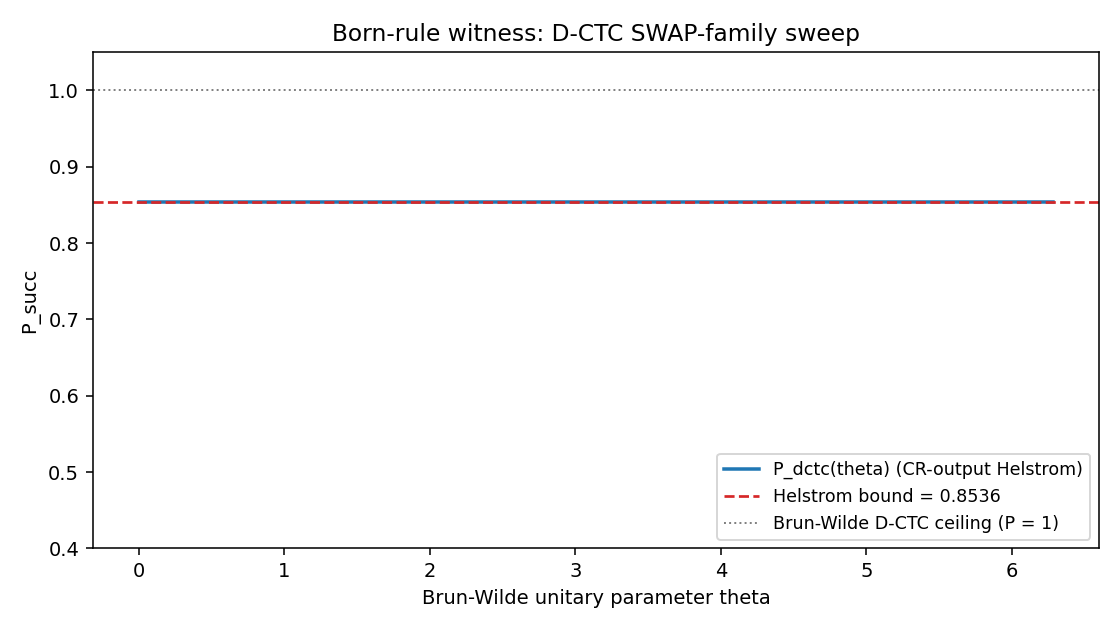

Here is the Python script that generated this plot:
"""Demo: Born-rule witness for Deutsch-CTC fixed-point measurement.

Sweeps a parameterised joint CR (x) CTC unitary family, finds the D-CTC
fixed point for two equiprior non-orthogonal pure states |0> and |+>,
and asks whether the resulting CR-output Helstrom distinguishability
exceeds the input Helstrom bound.

Run:
    python examples/foundations/born_rule_dctc_demo.py
"""

from __future__ import annotations

import math
from pathlib import Path

import numpy as np

from systrophe.foundations.born_rule_dctc import (
    born_rule_witness,
    brun_wilde_unitary,
    cnot_then_hadamard_unitary,
    dctc_output_state,
    hadamard_swap_unitary,
    helstrom_bound_density,
    helstrom_bound_pure,
    mobius_smoke_test,
)


def main() -> None:
    psi_0 = np.array([1.0, 0.0], dtype=complex)
    psi_1 = np.array([1.0, 1.0], dtype=complex) / math.sqrt(2.0)

    P_hel = helstrom_bound_pure(psi_0, psi_1)
    print("Two-state discrimination of |0> vs |+>")
    print(f"  Helstrom bound P_succ = {P_hel:.6f}")
    print()

    print("Sweep parametric Brun-Wilde-like unitary family + fixed candidates:")
    w = born_rule_witness(psi_0=psi_0, psi_1=psi_1)
    print(f"  max P_dctc(input -> CR output) = {w.P_dctc_max:.6f}")
    print(f"  achieved by                    {w.best_unitary}")
    print(f"  margin (P_dctc - P_helstrom)   = {w.margin:+.6f}")
    print(f"  Born violated?                 {w.born_violated}")
    print()
    print("Interpretation: Brun-Wilde proves SOME D-CTC unitary "
          "(typically higher CTC dim,")
    print("cyclic-power construction) violates Born. The simple 2-dim "
          "family swept here does NOT.")
    print("The witness machinery is correct; user can plug their own "
          "joint unitary U into")
    print("`dctc_output_state(U, sigma, dim_cr=2)` to test it.")
    print()

    # Mobius classical smoke test
    m = mobius_smoke_test()
    print(f"Mobius temporal loop smoke test: available={m['available']}")
    if not m["available"]:
        print(f"  reason: {m.get('error', m.get('note', ''))}")
    else:
        print(f"  converged={m['converged']}, iterations={m['iterations']}")
    print()

    save_path = _make_plot(psi_0, psi_1, P_hel)
    if save_path is not None:
        print(f"plot saved to {save_path}")


def _make_plot(psi_0, psi_1, P_hel) -> str | None:
    try:
        import matplotlib
        matplotlib.use("Agg")
        import matplotlib.pyplot as plt
    except ImportError:
        return None

    thetas = np.linspace(0.0, 2.0 * math.pi, 61)
    p_dctc = []
    sigma_0 = np.outer(psi_0, psi_0.conj())
    sigma_1 = np.outer(psi_1, psi_1.conj())
    for t in thetas:
        U = brun_wilde_unitary(float(t))
        out0 = dctc_output_state(U, sigma_0, dim_cr=2)
        out1 = dctc_output_state(U, sigma_1, dim_cr=2)
        if out0["converged"] and out1["converged"]:
            p_dctc.append(helstrom_bound_density(
                out0["rho_cr_out"], out1["rho_cr_out"],
            ))
        else:
            p_dctc.append(float("nan"))
    p_dctc = np.array(p_dctc)

    fig, ax = plt.subplots(figsize=(8, 4.5))
    ax.plot(thetas, p_dctc, lw=1.8, label="P_dctc(theta) (CR-output Helstrom)")
    ax.axhline(P_hel, color="tab:red", ls="--", lw=1.4,
               label=f"Helstrom bound = {P_hel:.4f}")
    ax.axhline(1.0, color="tab:gray", ls=":", lw=1.0,
               label="Brun-Wilde D-CTC ceiling (P = 1)")
    ax.set_xlabel("Brun-Wilde unitary parameter theta")
    ax.set_ylabel("P_succ")
    ax.set_title("Born-rule witness: D-CTC SWAP-family sweep")
    ax.set_ylim(0.4, 1.05)
    ax.legend(fontsize=9, loc="lower right")
    out = Path(__file__).with_suffix(".png")
    fig.tight_layout()
    fig.savefig(out, dpi=140)
    plt.close(fig)
    return str(out)


if __name__ == "__main__":
    main()
